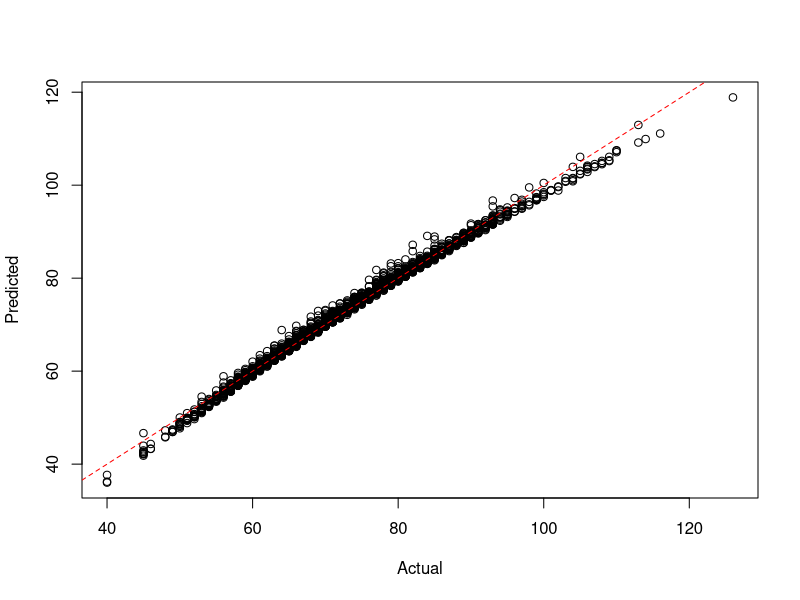

Write the R code that produced this figure.
setwd("c:/github/doerodney/NCAAB-D1M-2014-2015")

df = read.csv("dataframe.csv", header=TRUE)

summary(df)

# margin of victory
# df$mov = df$win_points_scored - df$loss_points_scored

pythagorean_expectation <- function(scored, allowed, n) {
	py_ex = scored^n / (scored^n + allowed^n)
	return(py_ex)
}

pythagorean_expectation_root<-function(x, points_scored, points_allowed, win_fraction) {
	result = points_scored^x / (points_scored^x + points_allowed^x) - win_fraction
	return(result)
}

get_pythogorean_expectation_exponent<-function(points_scored, points_allowed, win_fraction) {
	n = uniroot(pythagorean_expectation_root, c(0.1, 100.0), points_scored = 1000, points_allowed = 800, win_fraction = 0.8)
	return(n)
}

# remove low contributors
plotFit <- function(yObserved, yFitted, intercept=0) {
  plot(yObserved, yFitted, xlab="Actual", ylab="Predicted")
  abline(intercept, 1, lty=2, col=rgb(1,0,0))
}

model = lm(win_points_scored ~
	win_conference + 
	win_possessions + 
	win_offensive_rating + 
	win_defensive_rating + 
	win_personal_fouls + 
	loss_conference + 
	loss_possessions + 
	loss_offensive_rating + 
	loss_defensive_rating + 
	loss_defensive_rebounds + 
	loss_steals + 
	loss_blocked_shots + 
	loss_personal_fouls,
	data=df)

plotFit(df$win_points_scored, fitted(model))

getPossessions <- function(df, teamName) {
    df <- as.data.frame(df)
    Possessions <- c(df$win_possessions[which(df$win_team == teamName)],
                     df$loss_possessions[which(df$loss_team == teamName)])
    return(Possessions)
}


getOffensiveRatings <- function(df, teamName) {
    df <- as.data.frame(df)
    OffensiveRatings <- c(df$win_offensive_rating[which(df$win_team == teamName)],
                          df$loss_offensive_rating[which(df$loss_team == teamName)])
    return(OffensiveRatings)
}


getDefensiveRatings <- function(df, teamName) {
    df <- as.data.frame(df)
    DefensiveRatings <- c(df$win_defensive_rating[which(df$win_team == teamName)],
                          df$loss_defensive_rating[which(df$loss_team == teamName)])
    return(DefensiveRatings)
}


getDefensiveRebounds <- function(df, teamName) {
    df <- as.data.frame(df)
    DefensiveRebounds <- c(df$win_defensive_rebounds[which(df$win_team == teamName)],
                              df$loss_defensive_rebounds[which(df$loss_team == teamName)])
    return(DefensiveRebounds)
}


getPersonalFouls <- function(df, teamName) {
    df <- as.data.frame(df)
    PersonalFouls <- c(df$win_personal_fouls[which(df$win_team == teamName)],
                       df$loss_personal_fouls[which(df$loss_team == teamName)])
    return(PersonalFouls)
}


getSteals <- function(df, teamName) {
    df <- as.data.frame(df)
    Steals <- c(df$win_steals[which(df$win_team == teamName)],
                df$loss_steals[which(df$loss_team == teamName)])
    return(Steals)
}


getBlockedShots <- function(df, teamName) {
    df <- as.data.frame(df)
    BlockedShots <- c(df$win_blocked_shots[which(df$win_team == teamName)],
                      df$loss_blocked_shots[which(df$loss_team == teamName)])
    return(BlockedShots)
}


getTeamConference <- function(df, teamName) {
    df <- as.data.frame(df)
  
    TeamConferences = df$win_conference[which(df$win_team == teamName)]
    if (length(TeamConferences) == 0) {
        TeamConferences = df$loss_conference[which(df$loss_team == teamName)]
    }
    return(as.character(TeamConferences[1]))
}

predictWinner <- function(teamName, opponentName, df, model, nScenarios=10000)
{
    teamConference = getTeamConference(df, teamName)
    teamPossessions = getPossessions(df, teamName)
    teamOffensiveRatings = getOffensiveRatings(df, teamName)
    teamDefensiveRatings = getDefensiveRatings(df, teamName)
    teamDefensiveRebounds  = getDefensiveRebounds(df, teamName)
    teamSteals = getSteals(df, teamName)
    teamPersonalFouls = getPersonalFouls(df, teamName)
    teamBlockedShots = getBlockedShots(df, teamName)

    opponentConference = getTeamConference(df, opponentName)
    opponentPossessions = getPossessions(df, opponentName)
    opponentOffensiveRatings = getOffensiveRatings(df, opponentName)
    opponentDefensiveRatings = getDefensiveRatings(df, opponentName)
    opponentDefensiveRebounds  = getDefensiveRebounds(df, opponentName)
    opponentSteals = getSteals(df, opponentName)
    opponentPersonalFouls = getPersonalFouls(df, opponentName)
    opponentBlockedShots = getBlockedShots(df, opponentName)

    win_conference = rep(teamConference, nScenarios)
    win_possessions = sample(min(teamPossessions):max(teamPossessions), nScenarios, replace=TRUE)
    win_offensive_rating = runif(nScenarios, min(teamOffensiveRatings ), max( teamOffensiveRatings ))
    win_defensive_rating = runif(nScenarios, min(teamDefensiveRatings), max(teamDefensiveRatings))
    win_personal_fouls = sample(min(teamPersonalFouls):max(teamPersonalFouls), nScenarios, replace=TRUE)
    loss_conference = rep(opponentConference, nScenarios)
    loss_possessions = sample(min(opponentPossessions):max(opponentPossessions), nScenarios, replace=TRUE)
    loss_offensive_rating = runif(nScenarios, min(opponentOffensiveRatings), max(opponentOffensiveRatings))
    loss_defensive_rating = runif(nScenarios, min(opponentDefensiveRatings), max(opponentDefensiveRatings))
    loss_defensive_rebounds = runif(nScenarios, min(opponentDefensiveRebounds), max(opponentDefensiveRebounds))
    loss_steals = sample(min(opponentSteals):max(opponentSteals), nScenarios, replace=TRUE)
    loss_blocked_shots = sample(min(opponentBlockedShots):max(opponentBlockedShots), nScenarios, replace=TRUE)
    loss_personal_fouls = sample(min(opponentPersonalFouls):max(opponentPersonalFouls), nScenarios, replace=TRUE)

    # Create data frame for team score prediction.
    dfpt = cbind.data.frame(
        win_conference,
        win_possessions,
        win_offensive_rating,
        win_defensive_rating,
        win_personal_fouls,
        loss_conference,
        loss_possessions,
        loss_offensive_rating,
        loss_defensive_rating,
        loss_defensive_rebounds,
        loss_steals,
        loss_blocked_shots,
        loss_personal_fouls
    )

    teamPointsScored = round(predict(model, dfpt))

    # Create data frame for opponent score prediction.
    # Switch conferences
    x = loss_conference
    loss_conference = win_conference
    win_conference = x

    # Switch possessions
    x = loss_possessions
    loss_possessions = win_possessions
    win_possessions = x

    # Switch offensive ratings
    x = loss_offensive_rating
    loss_offensive_rating = win_offensive_rating
    win_offensive_rating = x

    # Switch defensive ratings
    x = loss_defensive_rating
    loss_defensive_rating = win_defensive_rating
    win_defensive_rating= x

    win_personal_fouls = sample(min(opponentPersonalFouls):max(opponentPersonalFouls), nScenarios, replace=TRUE)

    loss_defensive_rebounds = runif(nScenarios, min(teamDefensiveRebounds), max(teamDefensiveRebounds))
    loss_steals = sample(min(teamSteals):max(teamSteals), nScenarios, replace=TRUE)
    loss_blocked_shots = sample(min(teamBlockedShots):max(teamBlockedShots), nScenarios, replace=TRUE)
    loss_personal_fouls = sample(min(teamPersonalFouls):max(teamPersonalFouls), nScenarios, replace=TRUE)

    dfpo = cbind.data.frame(
        win_conference,
        win_possessions,
        win_offensive_rating,
        win_defensive_rating,
        win_personal_fouls,
        loss_conference,
        loss_possessions,
        loss_offensive_rating,
        loss_defensive_rating,
        loss_defensive_rebounds,
        loss_steals,
        loss_blocked_shots,
        loss_personal_fouls
    )

    # Predict opponent points scored.
    opponentPointsScored = round(predict(model, dfpo))

    # Make a dataframe of points scored.  Not sure why...
    pointsScored = cbind.data.frame(teamPointsScored, opponentPointsScored)

    # Produce/report a result message.
    teamWins = pointsScored$teamPointsScored > pointsScored$opponentPointsScored
    msg = sprintf("%d scenarios of %s versus %s:", nScenarios, teamName, opponentName)
    print(msg)
    nTeamWins = length(which(teamWins == TRUE))
    nOpponentWins = nScenarios - nTeamWins
    if (nTeamWins > nOpponentWins) {
        msg = sprintf("%s wins %d scenarios.", teamName, nTeamWins)
    } else {
        msg = sprintf("%s wins %d scenarios.", opponentName, nOpponentWins)
    }
    print(msg)
	

	#return(pointsScored)
}
#predictWinner('villanova-wildcats', 'seton-hall-pirates', df, model)
#predictWinner('villanova-wildcats', 'st-johns-red-storm', df, model)
#predictWinner('villanova-wildcats', 'depaul-blue-demons', df, model)
#predictWinner('villanova-wildcats', 'xavier-musketeers', df, model)
#predictWinner('villanova-wildcats', 'penn-quakers', df, model)
#predictWinner('villanova-wildcats', 'georgetown-hoyas', df, model)
#predictWinner('villanova-wildcats', 'creighton-bluejays', df, model)
#predictWinner('villanova-wildcats', 'depaul-blue-demons', df, model)
#predictWinner('villanova-wildcats', 'marquette-golden-eagles', df, model)
#predictWinner('villanova-wildcats', 'georgetown-hoyas', df, model)
#predictWinner('villanova-wildcats', 'providence-friars', df, model)
#predictWinner('villanova-wildcats', 'butler-bulldogs', df, model)
#predictWinner('villanova-wildcats', 'seton-hall-pirates', df, model)
#predictWinner('villanova-wildcats', 'marquette-golden-eagles', df, model)
#predictWinner('villanova-wildcats', 'providence-friars', df, model)
#predictWinner('villanova-wildcats', 'xavier-musketeers', df, model)
#predictWinner('villanova-wildcats', 'st-johns-red-storm', df, model)


getHomeAwayMarginOfVictory<- function( team_name, df) {
    # Determine indexes that involve team.
	win_index = which(df$win_team == team_name)
	loss_index = which(df$loss_team == team_name)
	
	# What were the win and loss margins?
	win_margin = df$win_points_scored[win_index] - df$loss_points[win_index]
	loss_margin = df$loss_points[loss_index] - df$win_points_scored[loss_index]
	
	# What courts were used?
	win_loss = c('home', 'away')
	win_court = ifelse(df$win_court[win_index] == win_loss[1], win_loss[1], win_loss[2])
	loss_court = ifelse(df$win_court[loss_index] == 'home', win_loss[2], win_loss[1])

	margin = c(win_margin, loss_margin)
	court = c(win_court, loss_court)
	court = as.factor(court)
	df_team = data.frame(margin, court)
	
	return(df_team)
}

getHomeCountAdvantage <- function( team_name, df) {
	df_team = getHomeAwayMarginOfVictory(team_name, df)
	mdl = aov(margin ~ court, data=df_team)
	
	x = summary.lm(mdl)
	
	home_court_advantage = x$coefficients[1,1] + x$coefficients[2,1]
	probability = x$coefficients[2,4]
	
	alist = list('home_court_advantage'=home_court_advantage,
		'probability'=probability)
		
	return(alist)
}

plotHomeCountAdvantage <- function( team_name, df) {
	df_team = getHomeAwayMarginOfVictory(team_name, df)
	alist = getHomeCountAdvantage(team_name, df)
	home_court_advantage = alist$home_court_advantage
	probability = as.integer(alist$probability)
	
	significance = ifelse(probability < 0.05, 'significant', 'not significant')
	
	grand_mean = mean(df_team$margin)
	mean_margin_by_court = tapply(df_team$margin, df_team$court, mean)
	home_mean = mean_margin_by_court['home']
	away_mean = mean_margin_by_court['away']
	title = sprintf("Margin of victory against D1 opponents: %s", team_name)
	# x axis values are just an index.
	x = seq(1, length(df_team$margin))
	
	# Initially plot blanks just to initialize.
	ylabel = sprintf("Home court advantage: %2.0f (%s)", home_court_advantage, significance)
	plot(x, df_team$margin[x], main=title, xlab='game', ylab=ylabel, type='n')
	legend("topright", legend=c('home', 'away'), col=c('green', 'red'), pch=c(17,25))
	
	# Plot the mean lines.
	abline(h=0)
	abline(h=grand_mean)
	abline(h=home_mean, col='green')
	abline(h=away_mean, col='red')
	
	# Get indexes for home and away courts.
	home_index = which(df_team$court == 'home')
	away_index = which(df_team$court == 'away')
	
	# Plot points for home and away indexes.
	points(home_index, df_team$margin[home_index], col='green', pch=17)
	points(away_index, df_team$margin[away_index], col='red', pch=25)
}


plotOffensiveRating <- function( team_name, other_team_name, df) {
	# Get the offensive rating for each team in both win and loss results.
	# Get the relevant rows from the dataframe argument.
	
	# Create a subset dataframe.					  
	dfprime = subset(df, 
		select=c(win_team, win_offensive_rating, loss_team, loss_offensive_rating),
		subset=(win_team == team_name | loss_team == team_name |
		        win_team == other_team_name | loss_team == other_team_name))
	
	# Create labels for the legend.
	team_win_label = sprintf("%s win", team_name)
	team_loss_label = sprintf("%s loss", team_name)
	other_team_win_label = sprintf("%s win", other_team_name)
	other_team_loss_label = sprintf("%s loss", other_team_name)
	title_label = sprintf("Offensive ratings of %s and %s", team_name, other_team_name)
	
	# Plot points for team win and loss indexes.
	team_win_rows = which(dfprime$win_team == team_name)
	team_loss_rows = which(dfprime$loss_team == team_name)
	other_win_rows = which(dfprime$win_team == other_team_name)
	other_loss_rows = which(dfprime$loss_team == other_team_name)
	
	# Create initial plot data.
	x = c(team_win_rows, team_loss_rows, other_win_rows, other_loss_rows) 
	offensive_rating_list = c(
		dfprime$win_offensive_rating[team_win_rows],
		dfprime$loss_offensive_rating[team_loss_rows],
		dfprime$win_offensive_rating[other_win_rows],
		dfprime$loss_offensive_rating[other_loss_rows] )
	
	# Initially plot blanks just to initialize the graph.
	plot(x, offensive_rating_list, main=title_label, xlab='', ylab='offensive_rating', type='n')
	legend("topright", 
			legend=c(team_win_label, team_loss_label, 
			         other_team_win_label, other_team_loss_label), 
			col=c('green', 'red', 'blue', 'orange'), 
			pch=c(2, 6, 3, 4))
	
	points(team_win_rows, dfprime$win_offensive_rating[team_win_rows], col='green', pch=2)
	points(team_loss_rows, dfprime$loss_offensive_rating[team_loss_rows], col='red', pch=6)
	points(other_win_rows, dfprime$win_offensive_rating[other_win_rows], col='blue', pch=3)
	points(other_loss_rows, dfprime$loss_offensive_rating[other_loss_rows], col='red', pch=4)
}

plotDefensiveRating <- function( team_name, other_team_name, df) {
	# Get the defensive rating for each team in both win and loss results.
	# Get the relevant rows from the dataframe argument.
	# Create a subset dataframe.					  
	dfprime = subset(df, 
		select=c(win_team, win_defensive_rating, loss_team, loss_defensive_rating),
		subset=(win_team == team_name | loss_team == team_name |
		        win_team == other_team_name | loss_team == other_team_name))
	
	# Create labels for the legend.
	team_win_label = sprintf("%s win", team_name)
	team_loss_label = sprintf("%s loss", team_name)
	other_team_win_label = sprintf("%s win", other_team_name)
	other_team_loss_label = sprintf("%s loss", other_team_name)
	title_label = sprintf("Defensive ratings of %s and %s", team_name, other_team_name)
	
	# Plot points for team win and loss indexes.
	team_win_rows = which(dfprime$win_team == team_name)
	team_loss_rows = which(dfprime$loss_team == team_name)
	other_win_rows = which(dfprime$win_team == other_team_name)
	other_loss_rows = which(dfprime$loss_team == other_team_name)
	
	# Create initial plot data.
	x = c(team_win_rows, team_loss_rows, other_win_rows, other_loss_rows) 
	defensive_rating_list = c(
		dfprime$win_defensive_rating[team_win_rows],
		dfprime$loss_defensive_rating[team_loss_rows],
		dfprime$win_defensive_rating[other_win_rows],
		dfprime$loss_defensive_rating[other_loss_rows] )
	
	# Initially plot blanks just to initialize the graph.
	plot(x, defensive_rating_list, main=title_label, xlab='', ylab='defensive_rating', type='n')
	legend("topright", 
			legend=c(team_win_label, team_loss_label, 
			         other_team_win_label, other_team_loss_label), 
			col=c('green', 'red', 'blue', 'orange'), 
			pch=c(2, 6, 3, 4))
	
	points(team_win_rows, dfprime$win_defensive_rating[team_win_rows], col='green', pch=2)
	points(team_loss_rows, dfprime$loss_defensive_rating[team_loss_rows], col='red', pch=6)
	points(other_win_rows, dfprime$win_defensive_rating[other_win_rows], col='blue', pch=3)
	points(other_loss_rows, dfprime$loss_defensive_rating[other_loss_rows], col='red', pch=4)
}

# Bracket couples:
# 1-16
# 8-9
# 5-12
# 4-13
# 6-11
# 3-14
# 7-10
# 2-15
# Top 16 tournament 2015-01-26.
# predictWinner('kentucky-wildcats', 'maryland-terrapins', df, model)
# predictWinner('notre-dame-fighting-irish', 'kansas-jayhawks', df, model)
# predictWinner('wisconsin-badgers', 'wichita-state-shockers', df, model)
# predictWinner('duke-blue-devils', 'north-carolina-tar-heels', df, model)
# predictWinner('arizona-wildcats', 'utah-runnin-utes', df, model)
# predictWinner('gonzaga-bulldogs', 'vcu-rams', df, model)
# predictWinner('villanova-wildcats', 'louisville-cardinals', df, model)
# predictWinner('iowa-state-cyclones', 'virginia-cavaliers', df, model)
